Frame 1 (no input): blank canvas, image omitted
Frame 60 (the mouse pressed at the canvas centre just before this capture): blank canvas, image omitted
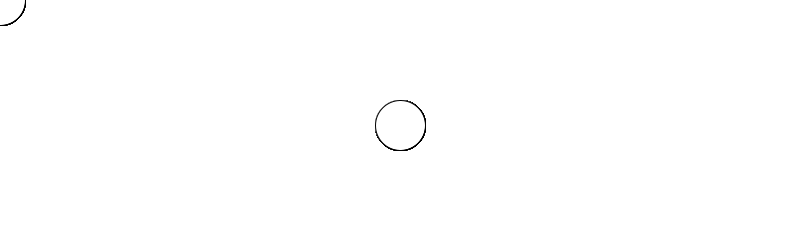
Frame 120 (the mouse held since frame 60 and released just before this capture)

The Processing sketch whose frames 1 and 60 were blank and that drew this single picture after the mouse press (run headless with seeded random() and noise(); from frame 60 on, the mouse is pressed at the canvas centre):

// Processing sketch: banner
// ── banner.pde
// Adam 2017
// Draw an ellipse that follows the cursor and changes color

void setup(){
  size(800, 250);
  background(255);
}

void draw(){
  ellipse(mouseX, mouseY, 50, 50);
}
